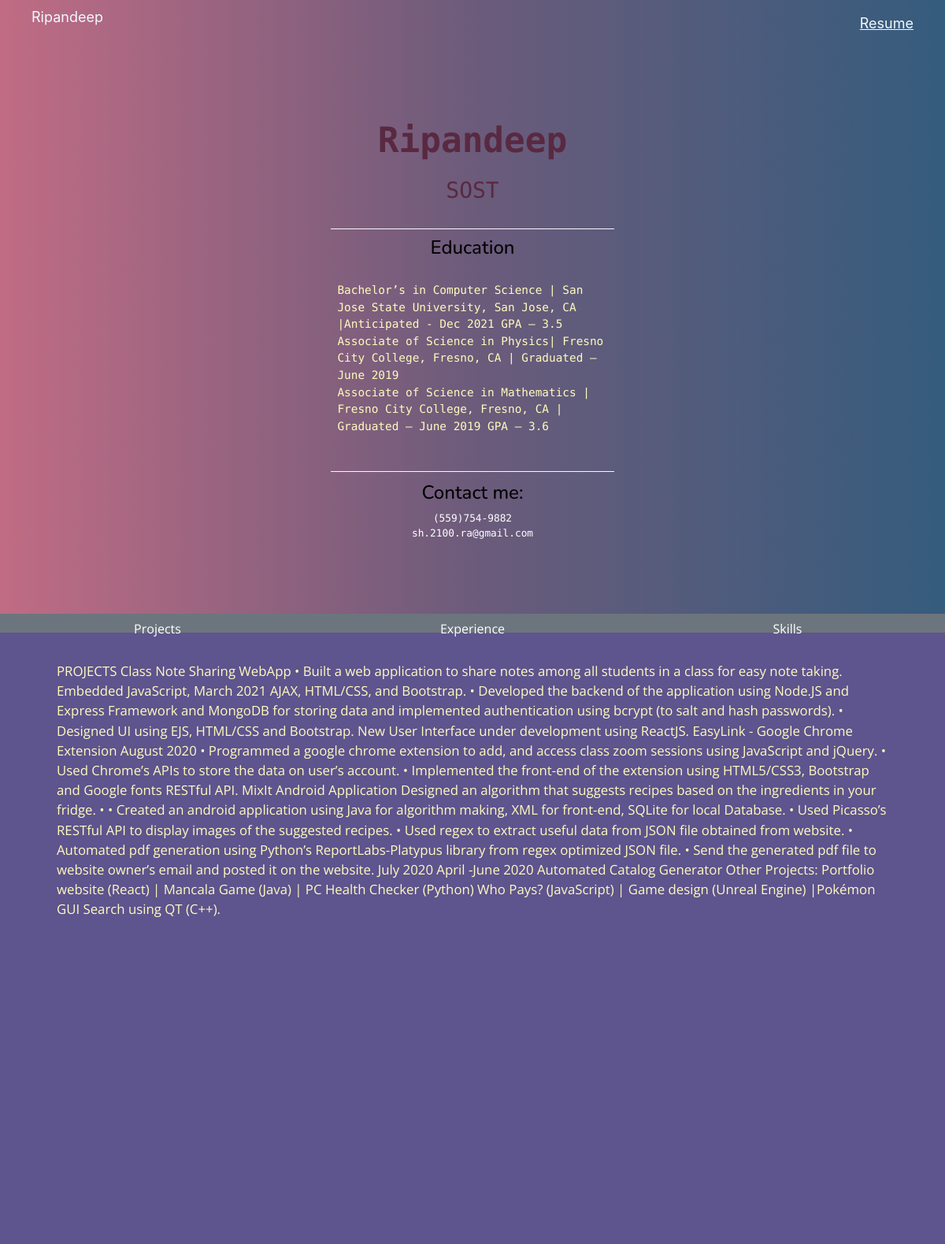
/user/5, run on the app's committed database.
### tables this page shows
CREATE TABLE user (
             user_id INTEGER PRIMARY KEY AUTOINCREMENT NOT NULL,
             name TEXT NOT NULL,
             email TEXT NOT NULL,
             phoneNumber TEXT NOT NULL,
             title TEXT NOT NULL,
             education TEXT NOT NULL,
             projects TEXT NOT NULL,
             skills TEXT NOT NULL,
             experience TEXT NOT NULL,
             fileName TEXT NOT NULL
             );

### index.py (the view)
@app.route("/user/<id>")
def showUser(id):
    dataBase = Database()
    userList = dataBase.getUser(id)
    data = {
        "id": userList[0][0],
        "name": userList[0][1],
        "email": userList[0][2],
        "phoneNumber": userList[0][3],
        "title": userList[0][4],
        "education": userList[0][5],
        "projects": userList[0][6],
        "skills": userList[0][7],
        "experience": userList[0][8],
    }
    skills = userList[0][7].split(',')
    return render_template("/portfolio_templates/default_template.html", data=data, skills=skills)

### database.py (called while the page is built)
    def getUser(self, user_id):
        self.__c.execute("SELECT * FROM user WHERE user_id=:user_id", {"user_id": user_id})
        results = self.__c.fetchall()
        return results

### templates/portfolio_templates/default_template.html (shortened to what this page needs)
<!DOCTYPE html>
<html lang="en">
  <head>
    <link rel="stylesheet" href="https://maxcdn.bootstrapcdn.com/bootstrap/4.0.0/css/bootstrap.min.css">
    <link
      rel="stylesheet"
      type="text/css"
      href="{{ url_for('static',filename='default_template.css') }}"
    />
  </head>
  <body>
    <nav class="navbar navbar-expand-lg navbar navbar-light>
      <button class="navbar-toggler" type="button" data-toggle="collapse" data-target="#navbarNav" aria-controls="navbarNav" aria-expanded="false" aria-label="Toggle navigation">
        <span class="navbar-toggler-icon"></span>
      <div class="collapse navbar-collapse" id="navbarNav">
        <ul class="navbar-nav">
          <div id="nv">
            <li style="color: aliceblue; font-size: 1.5vw;" class="nav-item active">
              {{data.name}}
            </li>
          <li class="nav-item active">
            <a style="color: aliceblue; font-size: 1.5vw; text-decoration: underline;" class="nav-link" href="/user/resume/{{data.id}}">Resume</a>
          </li>
        </div>
        </ul>
      </div>
    </nav>
    <section id="section1">
    <h1><strong>{{data.name}}</strong></h1>
    <h3>{{data.title}}</h3>
    <div id="aboutme">
    <h4>Education</h4>
      <p>
        {{data.education}}
      </p>
    </div>
    <h4 style="margin-top: 1vw;">Contact me:</h4>
    <small>{{data.phoneNumber}}</small>
    <small>{{data.email}}</small>
</section>
<section id="section2">
  <div id="buttons">
  <button id="prj" onclick="myHandler(this.id)" type="button" class="btn btn-secondary">Projects</button>
  <button id="exp" onclick="myHandler(this.id)" type="button" class="btn btn-secondary">Experience</button>
  <button id="skl" onclick="myHandler(this.id)" type="button" class="btn btn-secondary">Skills</button>
  </div>
<div id="projects">
<p>{{data.projects}}</p>
</div>
</section>
  </body>
</html>

### static/default_template.css (style rules this page uses)
body { background: #355C7D; background: -webkit-linear-gradient(to right, #C06C84, #6C5B7B, #355C7D); background: linear-gradient(to right, #C06C84, #6C5B7B, #355C7D); }
#section1 { width: 100%; height: 90vh; display: flex; flex-direction: column; justify-content: center; align-items: center; font-family: 'Source Code Pro', monospace; color: white; }
#section1 h1 { color: #592941; font-size: 3.7vw; }
#section1 h4 { color: black; font-family: 'Nunito', sans-serif; }
#aboutme { display: flex; flex-direction: column; justify-content: center; align-items: center; padding: 0.7vw; max-width: 30vw; margin-top: 2vw; border-top: solid ghostwhite 1px; border-bottom: solid ghostwhite 1px; }
#section1 h3 { margin-top: 1vw; color: #592941; }
#section2 { width: 100%; height: 100vh; display: flex; flex-direction: column; align-items: center; font-family: 'Open Sans', sans-serif; color: #592941; background-color: #5E548E; }
#buttons { width: 100%; height: 3vh; display: flex; justify-content: center; align-items: stretch; }
button { height: 100%; font-size: 1vw; }
#section2 button { display: inline; width: 100%; height: 2vw; border-radius: 0px; }
#nv { display: flex; width: 94vw; justify-content: space-between; overflow: hidden; }
p { white-space: pre-line; color: #FFFBBD; }
#section1 p { font-size: 1.2vw; }
#section2 p { font-size: 1.4vw; }
#projects { width: 88%; margin-top: 3vw; height: auto; }

### data on the page
user: name "Ripandeep", title "SOST", education "Bachelor’s in Computer Science | San Jose State University, San Jose, CA |Anticipated - Dec 2021 GPA – 3.5 Associate of Science in Physics| Fresno City College, Fresno, CA | Graduated – June 2019 Associate of Science in Mathematics | Fresno City College, Fresno, CA | Graduated – June 2019 GPA – 3.6", phoneNumber "(559)754-9882", email "sh.2100.ra@gmail.com", projects "PROJECTS Class Note Sharing WebApp • Built a web application to share notes among all students in a class for easy note taking. Embedded JavaScript, March 2021 AJAX, HTML/CSS, and Bootstrap. • Developed the backend of the application using Node.JS and Express Framework and MongoDB for storing data and implemented authentication using bcrypt (to salt and hash passwords). • Designed UI using EJS, HTML/CSS and Bootstrap. New User Interface under development using ReactJS. EasyLink - Google Chrome Extension August 2020 • Programmed a google chrome extension to add, and access class zoom sessions using JavaScript and jQuery. • Used Chrome’s APIs to store the data on user’s account. • Implemented…"
